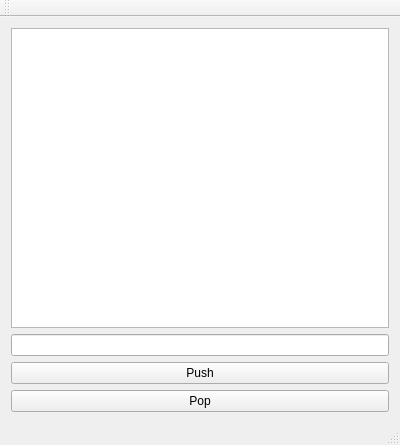
<?xml version="1.0" encoding="UTF-8"?>
<ui version="4.0">
 <class>MainWindow</class>
 <widget class="QMainWindow" name="MainWindow">
  <property name="geometry">
   <rect>
    <x>0</x>
    <y>0</y>
    <width>400</width>
    <height>445</height>
   </rect>
  </property>
  <property name="windowTitle">
   <string>MainWindow</string>
  </property>
  <widget class="QWidget" name="centralWidget">
   <layout class="QGridLayout" name="gridLayout">
    <item row="1" column="1">
     <widget class="QTableWidget" name="tableWidget">
      <property name="columnCount">
       <number>1</number>
      </property>
      <attribute name="horizontalHeaderVisible">
       <bool>false</bool>
      </attribute>
      <column/>
     </widget>
    </item>
    <item row="4" column="1">
     <widget class="QPushButton" name="pushButton_2">
      <property name="text">
       <string>Pop</string>
      </property>
     </widget>
    </item>
    <item row="3" column="1">
     <widget class="QPushButton" name="pushButton">
      <property name="text">
       <string>Push</string>
      </property>
     </widget>
    </item>
    <item row="2" column="1">
     <widget class="QLineEdit" name="lineEdit"/>
    </item>
   </layout>
  </widget>
  <widget class="QMenuBar" name="menuBar">
   <property name="geometry">
    <rect>
     <x>0</x>
     <y>0</y>
     <width>400</width>
     <height>21</height>
    </rect>
   </property>
  </widget>
  <widget class="QToolBar" name="mainToolBar">
   <attribute name="toolBarArea">
    <enum>TopToolBarArea</enum>
   </attribute>
   <attribute name="toolBarBreak">
    <bool>false</bool>
   </attribute>
  </widget>
  <widget class="QStatusBar" name="statusBar"/>
 </widget>
 <layoutdefault spacing="6" margin="11"/>
 <resources/>
 <connections/>
</ui>
